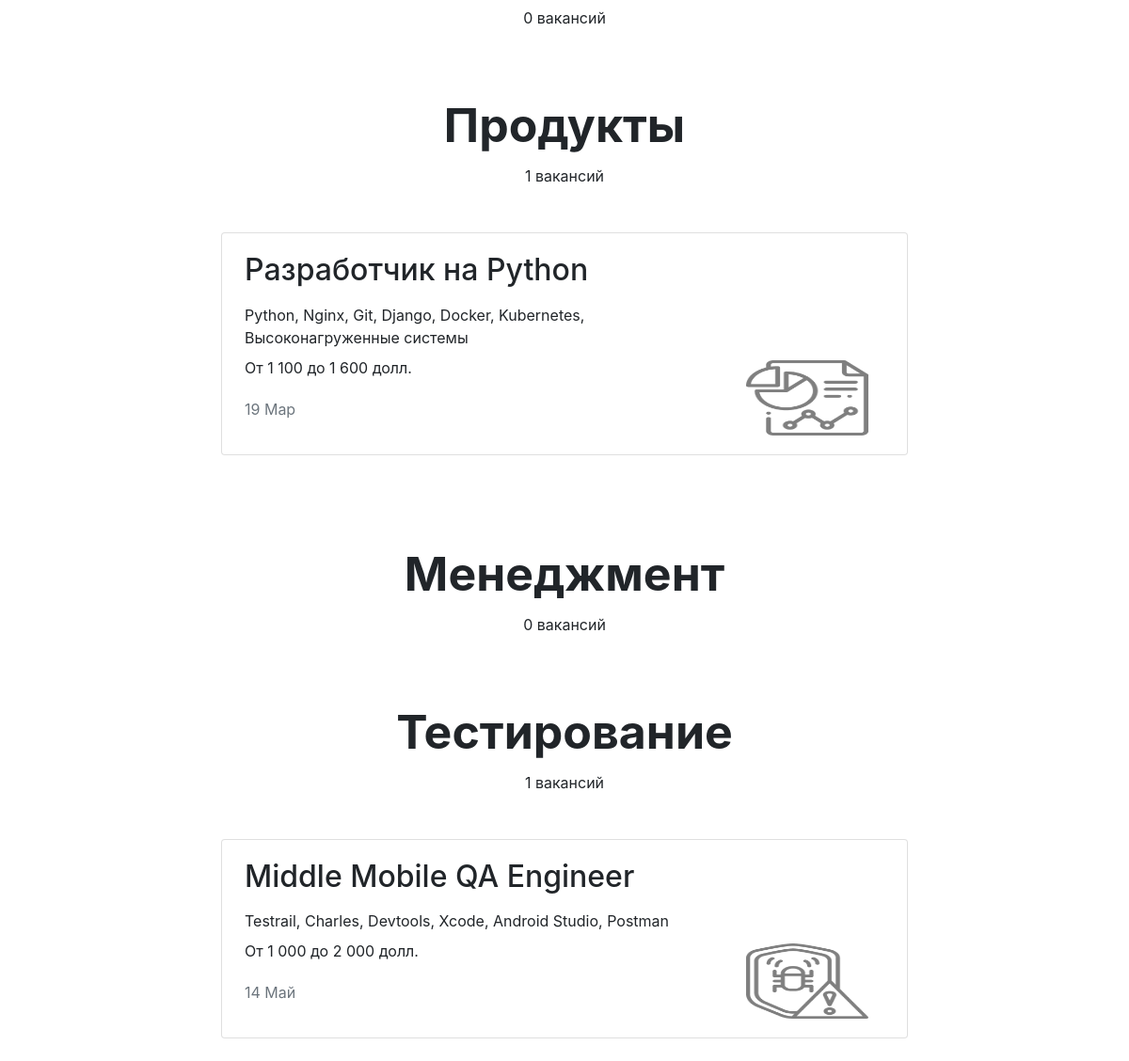
/vacancies/ (lower part), run on an earlier commit of the app's database.
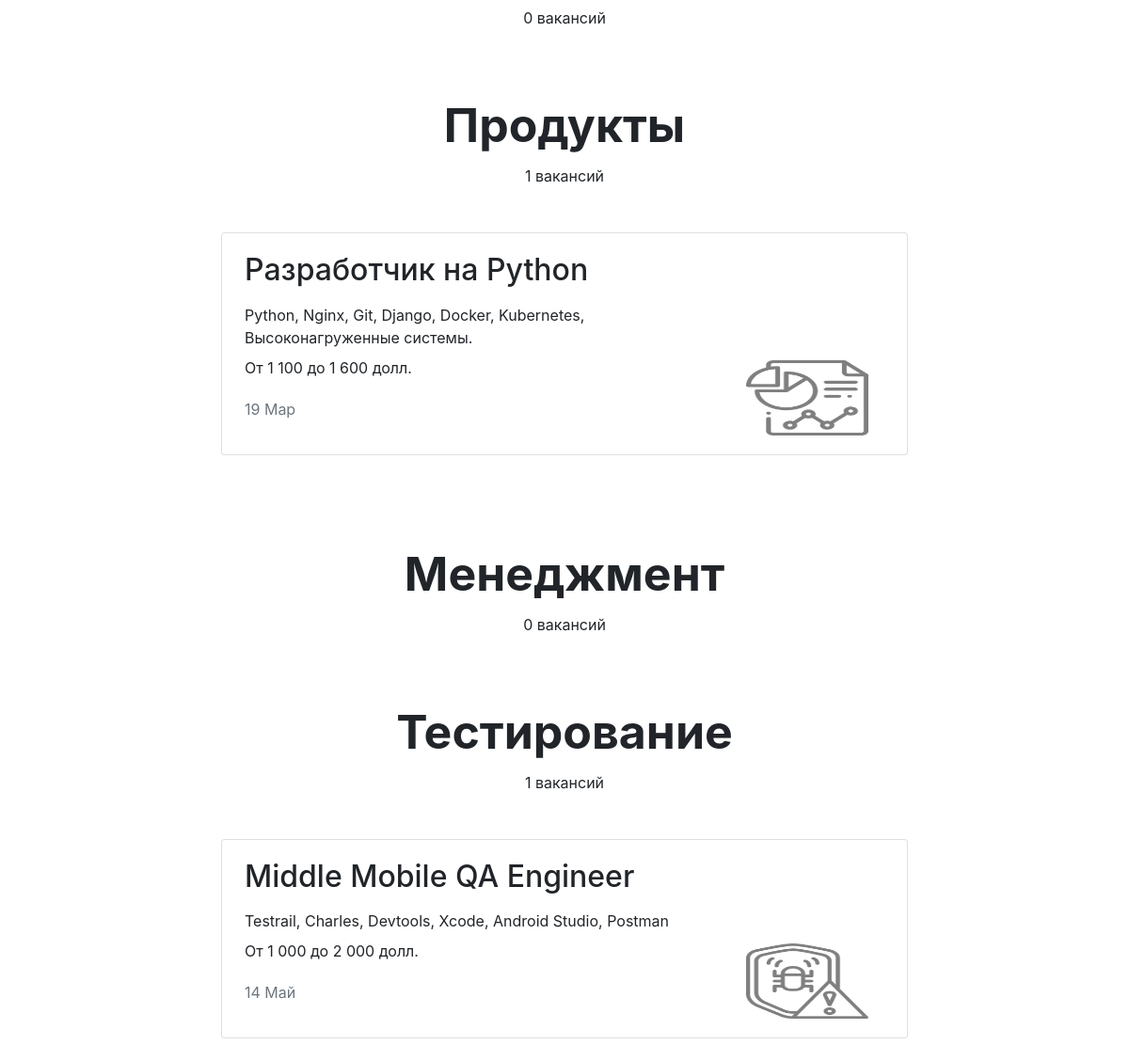
And on a later commit of the database.
### vacancies/models.py (models this page shows, shortened)
class Vacancy(models.Model):
    title = models.CharField(max_length=64, verbose_name='Название вакансии')
    specialty = models.ForeignKey(Specialty, on_delete=models.PROTECT, related_name="vacancies",
                                  verbose_name='Специализация')
    company = models.ForeignKey(Company, on_delete=models.CASCADE, related_name="vacancies")
    skills = models.TextField(blank=True, verbose_name='Требуемые навыки')
    description = models.TextField(blank=True, verbose_name='Описание вакансии')
    salary_min = models.IntegerField(blank=True, verbose_name='Зарплата от')
    salary_max = models.IntegerField(blank=True, verbose_name='Зарплата до')
    published_at = models.DateTimeField(auto_now_add=True)
    class Meta:
        verbose_name = 'Вакансия'
        verbose_name_plural = 'Вакансии'

class Specialty(models.Model):
    code = models.CharField(max_length=64)
    title = models.CharField(max_length=64)
    picture = models.ImageField(upload_to='MEDIA_SPECIALITY_IMAGE_DIR')
    class Meta:
        verbose_name = 'Специализация'
        verbose_name_plural = 'Специализации'

### vacancies/views.py (the view)
# urls.py: path('vacancies/', VacanciesView.as_view(), name='vacancies'),
class VacanciesView(ListView):
    model = Vacancy
    template_name = 'vacancies/vacancies.html'
    context_object_name = 'vacancies'  # это по сути object_list, то есть все объекты из модели Vacancy
    def get_context_data(self, *, object_list=None, **kwargs):
        context = super().get_context_data()
        context['specialties'] = Specialty.objects.all()
        return context

### vacancies/models.py (called while the page is built)
    def get_absolute_url(self):
        return reverse('company', kwargs={'company_id': self.pk})

### vacancies/templatetags/salary.py (called while the page is built)
@register.filter()
def salary(value):
    return '{:,}'.format(value).replace(',', ' ')

### vacancies/templates/vacancies/vacancies.html (shortened to what this page needs)
{% extends 'vacancies/base.html' %}
{% load static %}
{% load salary %}
{% block content %}
    {% for specialty in specialties %}
    <h1 class="h1 text-center mx-auto mt-4 pt-5" style="font-size: 50px;"><strong>{{ specialty.title }}</strong></h1>
    {% if vacancies.all.count > 0 %}
    <p class="text-center pt-1">{{ specialty.vacancies.all.count }} вакансий</p>
    {% else %}
    <p class="text-center pt-1">По специализации не найдено ни одной вакансии</p>
    {% endif %}
    {% for vacancy in vacancies %}
    {% if specialty.code == vacancy.specialty.code %}
    <div class="row mt-5">
        <div class="col-12 col-lg-8 offset-lg-2 m-auto">
            <div class="card mb-4">
                <div class="card-body px-4">
                    <div class="row">
                        <div class="col-12 col-md-8 col-lg-9">
                            <h2 class="h2 pb-2">{{ vacancy.title }}</h2>
                            <p class="mb-2">{{ vacancy.skills }}</p>
                            <p>От {{ vacancy.salary_min|salary }} до {{ vacancy.salary_max|salary }} долл.</p>
                            <p class="text-muted pt-1">{{ vacancy.published_at|date:"d M" }}</p>
                        </div>
                        <div class="col-12 col-md-4 col-lg-3 d-flex align-items-end">
                            {% if vacancy.specialty.picture %}
                            <a href="{{ vacancy.company.get_absolute_url }}"><img
                                    src="{{ vacancy.specialty.picture.url }}" width="130" height="80" alt=""></a>
                            {% endif %}
                        </div>
                    </div>
                </div>
            </div>
        </div>
    </div>
{% endif %}
{% endfor %}
{% endfor %}
{% endblock %}

What changed in the data, as far as the page shows it:
changed Vacancy "Разработчик на Python": skills "Python, Nginx, Git, Django, Docker, Kubernetes, Высоконагруженные системы" → "Python, Nginx, Git, Django, Docker, Kubernetes, Высоконагруженные системы."
